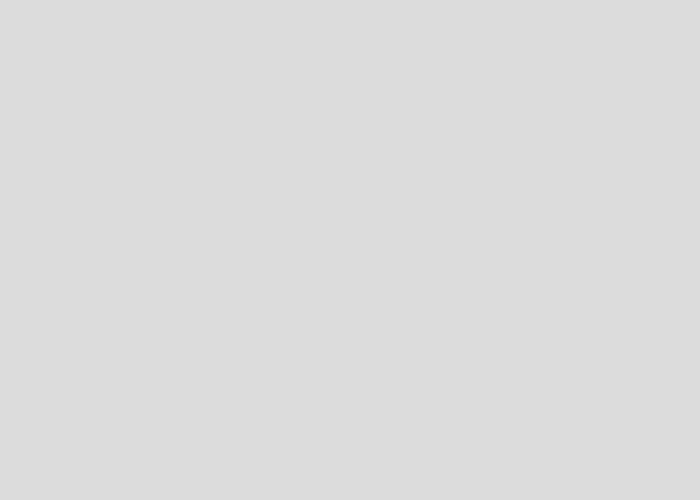
Frame 1 (no input)
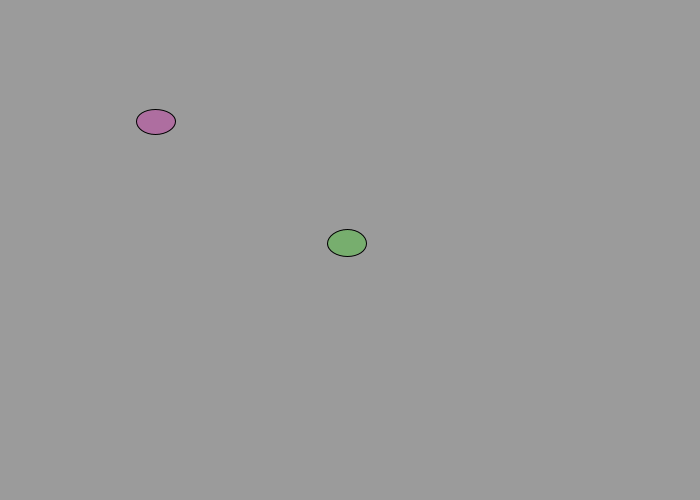
Frame 60 (the mouse pressed at the canvas centre just before this capture)
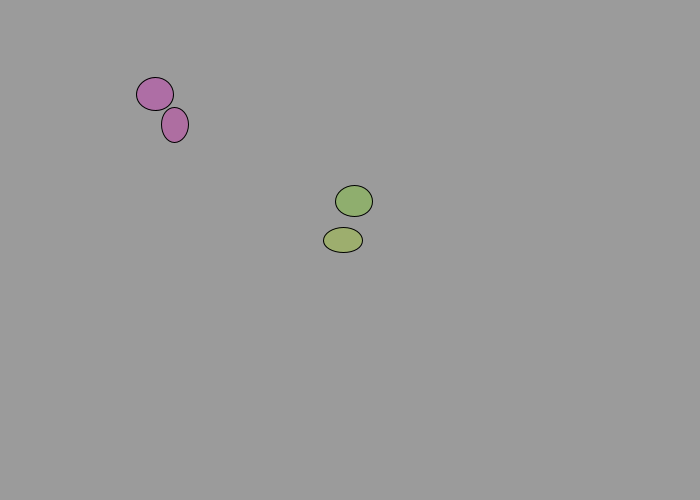
Frame 120 (the mouse held since frame 60 and released just before this capture)

The Processing sketch that drew these frames (run headless with seeded random() and noise(); from frame 60 on, the mouse is pressed at the canvas centre):

// Processing sketch: processing_105859
// ── processing_105859.pde

int arraySize = 0;
int[] x = new int[arraySize];
int[] y = new int[arraySize];
int[] x2 = new int[arraySize];
int[] y2 = new int[arraySize];


void setup () {
  size(700, 500);
//  for (int i=0; i<arraySize; i++) {
//    x[i] = int(random(100, 400));
//    y[i] = int(random(200, 300));
//  
//    x2[i] = int(random(300, 600));
//    y2[i] = int(random(200, 300));
//  }
}

int s;
int time;
void draw () {

 time = int(millis()/1000);
 println(time);
 if(time != s){
   println("                 "+time);
   x = append(x, int(random((width/2)-time,(width/2)+time)));
   y = append(y, int(random((height/2)-time,(height/2)+time)));
   x2 = append(x2, int(random((width/4)-time, (width/4)+time)));
   y2 = append(y2, int(random((height/4)-time, (height/4)+time)));
 }
 s = time;
// 
 
//println(time);


  background(220);
//  float time = (millis()/1000.0);
//  int arraySize = 10;
  for (int i=0; i < x.length; i++) {
    x[i] += int(random(-5, 5));
    y[i] += int(random(-5, 5));
    //  println(x[i]);
    colorMode(HSB, 360, 100, 100);
    fill(random(60, 120), 80, 80, 100);
    ellipse(x[i], y[i], random(20, 40), random(20, 40));
//  }
//  for (int i=0; i<x2.length; i++) {
    x2[i] += int(random(-5, 5));
    y2[i] += int(random(-5, 5));
    //  println(x[i]);
    colorMode(HSB, 360, 100, 100);
    fill(random(300, 360), 80, 80, 100);
    ellipse(x2[i], y2[i], random(20, 40), random(20, 40));
  }
}
